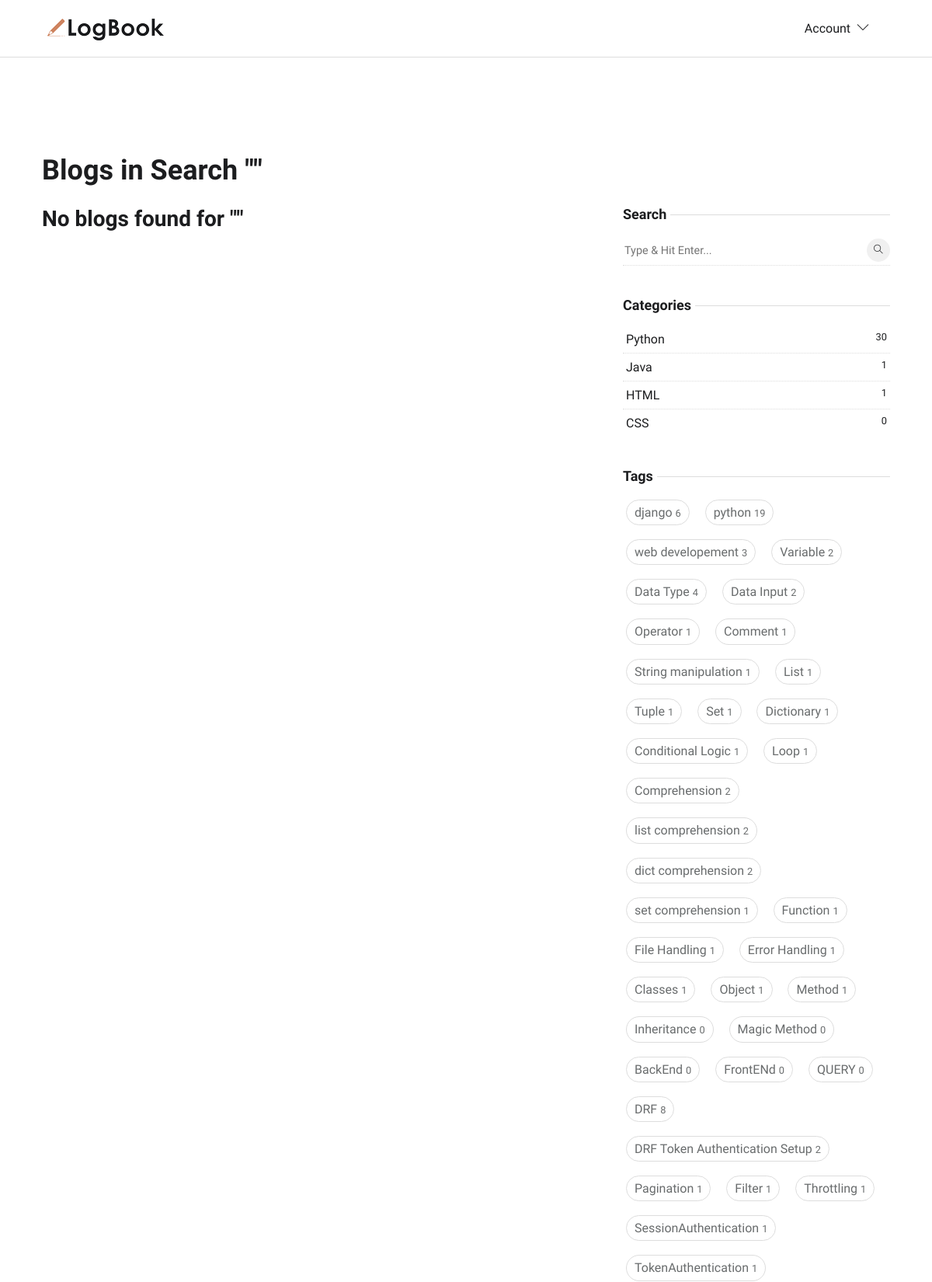
The page /search-results/ (upper part) on the database its author committed.
### blog/models.py (models this page shows, shortened)
class Category(models.Model):
    title = models.CharField(max_length=50, unique=True, db_index=True)
    slug = models.SlugField(unique=True, blank=True, null=True, max_length=300)
    class Meta:
        verbose_name = "Category"
        verbose_name_plural = "Categories"

class Tag(models.Model):
    title = models.CharField(max_length=50, unique=True, db_index=True)
    slug = models.SlugField(unique=True, blank=True, null=True, max_length=300)

### blog/views.py (the view)
# urls.py: path('search-results/', SearchResultsView.as_view(), name='search-results'),
class SearchResultsView(ListView):
    model = Blog
    template_name = 'blog/search_results.html'
    context_object_name = 'blogs'
    def get_queryset(self):
        query = self.request.GET.get('q', '')
        if query:
            return Blog.objects.filter(
                Q(title__icontains=query) |
                Q(tags__title__icontains=query) |
                Q(category__title__icontains=query) |
                Q(author__username__icontains=query)
            ).distinct()
        else:
            return Blog.objects.none()
    def get_context_data(self, **kwargs):
        context = super().get_context_data(**kwargs)
        context['search_query'] = self.request.GET.get('q', '')
        return context

### blog/context_processors.py (called while the page is built)
def get_all_categories(request):
    categories = Category.objects.all()
    return {'categories': categories}

def get_all_tags(request):
    tags = Tag.objects.all()
    return {'tags': tags}

def get_recent_blogs(request):
    recent_blogs = Blog.objects.order_by('-created_date')[:5]
    return {'recent_blogs': recent_blogs}

### blog/models.py (called while the page is built)
    def get_absolute_url(self):
        return reverse('blog-detail', kwargs={'slug': self.slug})

### templates/blog/search_results.html (shortened to what this page needs)
{% extends 'base/base.html' %}
{% load static %}
{% load custom_filters %}
{% block content %}
<section class="section">
    <div class="container p-4">
        <h2 class="mb-4">Blogs in Search "{{ search_query }}"</h2>
        <div class="row">
            {% if blogs %}
            <div class="col-lg-8 mb-5 mb-lg-0">
                {% for blog in blogs %}
                <article class="row p-3 mb-4 blog-card">
                    <!-- <div class="col-md-4 mb-4 mb-md-0">
                        <div class="post-slider slider-sm">
                            {% for img in blog.blog_images.all %}
                            <a href="{{ img.image.url }}" data-lightbox="blog-{{ blog.id }}"
                                data-title="{{ blog.title }}">
                                <img loading="lazy" src="{{ img.image.url }}" class="img-fluid" alt="{{ blog.title }}">
                            </a>
                            {% endfor %}
                        </div>
                    </div> -->
                    <div class="col-md-12">
                        <h3 class="h3"><a class="post-title" href="{{ blog.get_absolute_url }}">{{ blog.title }}</a>
                        </h3>
                        <ul class="list-inline post-meta mb-2">
                            <li class="list-inline-item"><i class="ti-user mr-2"></i>
                                <a href="{% url 'profile' blog.author.username %}">
                                    {{ blog.author.get_full_name|default:blog.author.username }}
                                </a>
                            </li>
                            <li class="list-inline-item">Date: {{ blog.created_date|date:"F d, Y" }}</li>
                            <li class="list-inline-item">
                                Categories: <a href="{% url 'category-blogs' blog.category.slug %}" class="ml-1">
                                    {{ blog.category.title }}
                                </a>
                            </li>
                            <li class="list-inline-item">Tags:
                                {% for tag in blog.tags.all %}
                                <a href="{% url 'tag-blogs' tag.slug %}" class="ml-1">{{ tag.title }}</a>
                                {% if not forloop.last %},{% endif %}
                                {% endfor %}
                            </li>
                        </ul>
                        <p>{{ blog.content|truncatewords:40|safe }}</p>
                        <a href="{% url 'blog-detail' blog.slug %}" class="btn btn-outline-primary">
                            Continue Reading
                        </a>
                    </div>
                </article>
                {% endfor %}
            </div>
            {% else %}
            <div class="col-lg-8 mb-5 mb-lg-0">
                <h3 class="mb-4">No blogs found for "{{ search_query }}"</h3>
            </div>
            {% endif %}
            <div class="col-lg-4">
                <aside class="fixed-sidebar">
                    {% include 'base/sideber.html' %}
                </aside>
            </div>
        </div>
    </div>
</section>
{% endblock content %}

### templates/base/sideber.html (shortened to what this page needs)
{% load static %}
<div class="widget">
   <h5 class="widget-title"><span>Search</span></h5>
   <form action="{% url 'search-results' %}" method="GET" class="widget-search position-relative">
      <input id="search-query" name="q" type="search" required placeholder="Type & Hit Enter..." autocomplete="off">
      <button type="submit"><i class="ti-search"></i></button>
   </form>
</div>
<div class="widget">
   <h5 class="widget-title"><span>Categories</span></h5>
   <ul class="list-unstyled widget-list">
      {% for cat in categories %}
      <li class="cate-card p-1">
         <a href="{% url 'category-blogs' cat.slug %}" class="d-flex">
            {{cat.title}}
            <small class="ml-auto">{{cat.category_blogs.count}}</small>
         </a>
      </li>
      {% endfor %}
   </ul>
</div>
<div class="widget">
   <h5 class="widget-title"><span>Tags</span></h5>
   <ul class="list-inline widget-list-inline">
      {% for tag in tags %}
      <li class="list-inline-item cate-card p-1">
         <a href="{% url 'tag-blogs' tag.slug %}">
            {{tag.title}}
            <small class="ml-auto">{{tag.tag_blogs.count}}</small></a>
      </li>
      {% endfor %}
   </ul>
</div>

### static/css/style.css (style rules this page uses)
body { line-height: 1.7; font-family: 'Ubuntu', sans-serif; -webkit-font-smoothing: antialiased; color: #696c6d; font-size: 16px; }
h1, h2, h3, h4, h5, h6 { color: #1c1d1f; font-family: 'Ubuntu', sans-serif; font-weight: 600; line-height: 1.2; }
h2, .h2 { font-size: 36px; }
h3, .h3 { font-size: 28px; }
h5, .h5 { font-size: 18px; }
body { background-color: #fff; overflow-x: hidden; }
a, a:hover, a:focus { text-decoration: none; }
a, button, select { cursor: pointer; transition: 0.2s ease; }
.section { padding-top: 100px; padding-bottom: 100px; }
.widget { background: #fff; margin-bottom: 40px; }
.widget-title { position: relative; margin-bottom: 15px; }
.widget-title span { background: #fff; position: relative; padding-right: 5px; z-index: 1; }
.widget-title::before { position: absolute; content: ""; right: 0; height: 1px; width: 100%; background: #ddd; top: 50%; }
.widget-search { position: relative; }
.widget-search input { border: 0; border-bottom: 1px dotted #ddd; width: 100%; height: 40px; }
.widget-search input::placeholder { font-size: 90%; }
.widget-search button { height: 30px; width: 30px; line-height: 30px; display: inline-block; padding: 0; background: #f0f0f0; color: #1c1d1f; text-align: center; border-radius: 50%; position: absolute; right: 0; top: 5px; border: 0; font-size: 12px; }
.widget-list li { padding: 5px 0; }
.widget-list li:not(:last-child) { border-bottom: 1px dotted #ddd; }
.widget-list li a { color: #1c1d1f; }
.widget-list-inline li { margin-bottom: 10px; }
.widget-list-inline li a { padding: 2px 10px; border: 1px solid #ddd; border-radius: 40px; display: block; color: #696c6d; }
.fixed-sidebar { position: sticky; top: 120px; }

### rows shown on the page
Category: title "Python", category_blogs.count "30"
Category: title "Java", category_blogs.count "1"
Category: title "HTML", category_blogs.count "1"
Category: title "CSS", category_blogs.count "0"
Tag: title "django", tag_blogs.count "6"
Tag: title "python", tag_blogs.count "19"
Tag: title "web developement", tag_blogs.count "3"
Tag: title "Variable", tag_blogs.count "2"
Tag: title "Data Type", tag_blogs.count "4"
Tag: title "Data Input", tag_blogs.count "2"
Tag: title "Operator", tag_blogs.count "1"
Tag: title "Comment", tag_blogs.count "1"
Tag: title "String manipulation", tag_blogs.count "1"
Tag: title "List", tag_blogs.count "1"
Tag: title "Tuple", tag_blogs.count "1"
Tag: title "Set", tag_blogs.count "1"
Tag: title "Dictionary", tag_blogs.count "1"
Tag: title "Conditional Logic", tag_blogs.count "1"
Tag: title "Loop", tag_blogs.count "1"
Tag: title "Comprehension", tag_blogs.count "2"
Tag: title "list comprehension", tag_blogs.count "2"
Tag: title "dict comprehension", tag_blogs.count "2"
Tag: title "set comprehension", tag_blogs.count "1"
Tag: title "Function", tag_blogs.count "1"
Tag: title "File Handling", tag_blogs.count "1"
Tag: title "Error Handling", tag_blogs.count "1"
Tag: title "Classes", tag_blogs.count "1"
Tag: title "Object", tag_blogs.count "1"
Tag: title "Method", tag_blogs.count "1"
Tag: title "Inheritance", tag_blogs.count "0"
Tag: title "Magic Method", tag_blogs.count "0"
Tag: title "BackEnd", tag_blogs.count "0"
Tag: title "FrontENd", tag_blogs.count "0"
Tag: title "QUERY", tag_blogs.count "0"
Tag: title "DRF", tag_blogs.count "8"
Tag: title "DRF Token Authentication Setup", tag_blogs.count "2"
Tag: title "Pagination", tag_blogs.count "1"
Tag: title "Filter", tag_blogs.count "1"
Tag: title "Throttling", tag_blogs.count "1"
Tag: title "SessionAuthentication", tag_blogs.count "1"
Tag: title "TokenAuthentication", tag_blogs.count "1"
